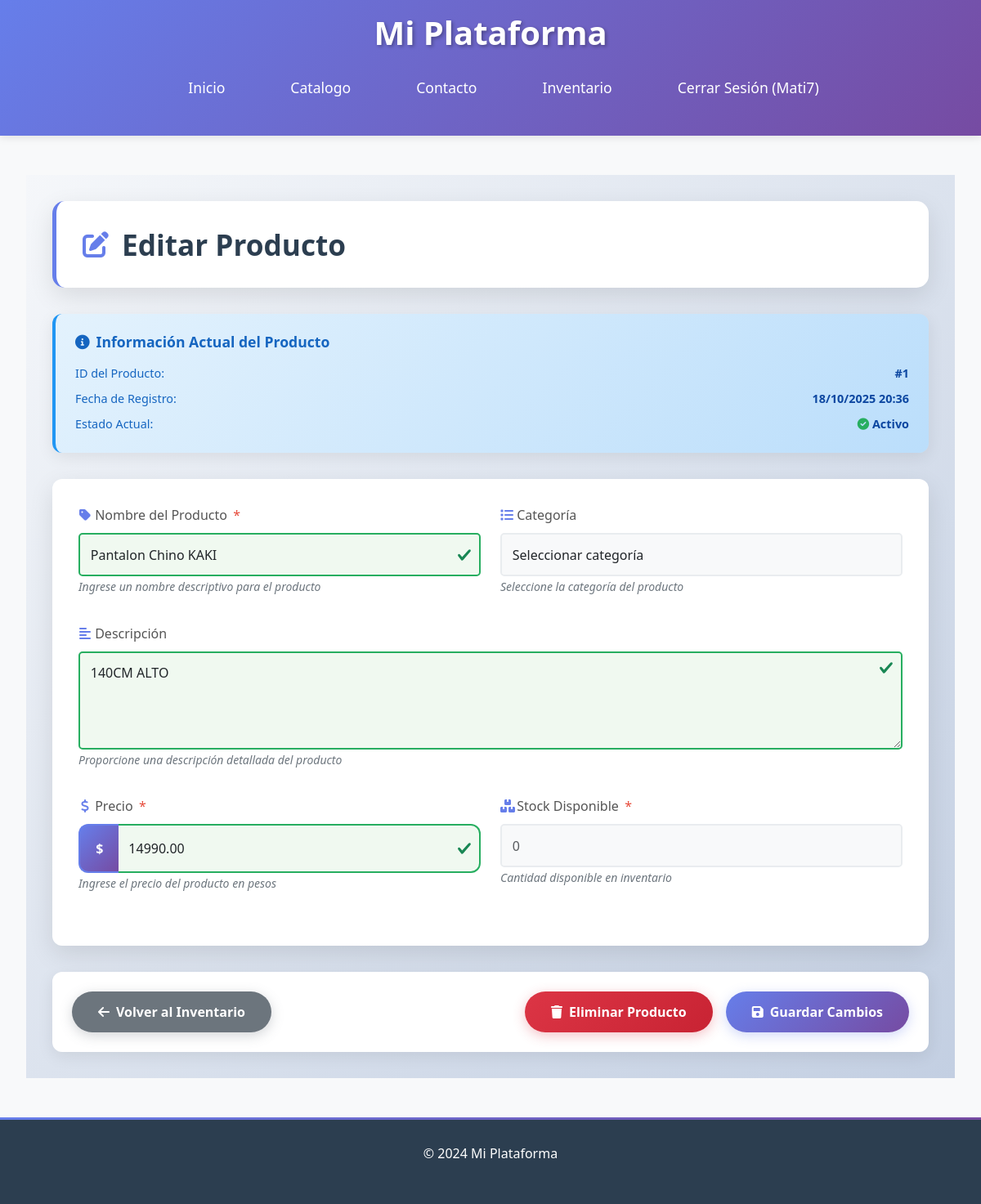
The page /panel/editar_producto/1/ (signed in) on the database its author committed.
### myapp_login/models.py (models this page shows)
class CustomUser(AbstractUser):
    class Meta:
        permissions = [
            ("InventarioView", "Permiso para ver el inventario"),
            ("CrearProductoView", "Permiso para crear productos"),
            ("EditarProductoView", "Permiso para editar productos"),
            ("EliminarProductoView", "Permiso para eliminar productos"),
        ]

### myapp/models.py (models this page shows, shortened)
class Producto(models.Model):
    nombre = models.CharField(max_length=100)
    descripcion = models.TextField()
    precio = models.DecimalField(max_digits=10, decimal_places=2)
    stock = models.IntegerField()
    fecha_creacion = models.DateTimeField(auto_now_add=True)

### myapp_login/views.py (the view, shortened to what this page needs)
# urls.py: path('editar_producto/<int:producto_id>/', views.editar_producto_view, name='editar_producto'),
def editar_producto_view(request, producto_id):
    resultado = verificar_login_permiso(request, 'myapp_login.EditarProductoView')
    if resultado:
        return resultado
    producto = get_object_or_404(Producto, id=producto_id)
    return render(request, 'editar_producto.html', {'producto': producto})

### myapp_login/mixins.py (called while the page is built)
def verificar_login_permiso(request, permiso_necesario):
    if not request.user.is_authenticated:
        return redirect('panel:login')
    if not request.user.has_perm(permiso_necesario):
        messages.error(request, "No tienes permiso para acceder a esta sección.")
        return redirect('index')  # Redirigir a la página principal u otra adecuada
    return None  # Indica que el usuario tiene acceso

### myapp_login/templates/editar_producto.html (shortened to what this page needs)
{% extends 'base.html' %}
{% load static %}
{% block extra_css %}
<link rel="stylesheet" href="{% static 'css/editar-producto.css' %}">
<link rel="stylesheet" href="https://cdnjs.cloudflare.com/ajax/libs/font-awesome/6.0.0/css/all.min.css">
{% endblock %}
{% block content %}
<div class="editar-container">
    <div class="container">
        <div class="editar-header">
            <h1 class="editar-title">
                <i class="fas fa-edit"></i>
                Editar Producto
            </h1>
        </div>
        <div class="producto-info-panel">
            <h3 class="producto-info-title">
                <i class="fas fa-info-circle"></i>
                Información Actual del Producto
            </h3>
            <div class="producto-info-item">
                <span class="producto-info-label">ID del Producto:</span>
                <span class="producto-info-value">#{{ producto.id }}</span>
            </div>
            <div class="producto-info-item">
                <span class="producto-info-label">Fecha de Registro:</span>
                <span class="producto-info-value">{{ producto.fecha_creacion|date:"d/m/Y H:i"|default:"No disponible" }}</span>
            </div>
            <div class="producto-info-item">
                <span class="producto-info-label">Estado Actual:</span>
                <span class="producto-info-value">
                    {% if producto.activo|default:True %}
                        <i class="fas fa-check-circle" style="color: #27ae60;"></i> Activo
                    {% else %}
                        <i class="fas fa-times-circle" style="color: #e74c3c;"></i> Inactivo
                    {% endif %}
                </span>
            </div>
        </div>
        <div class="formulario-container">
            <form method="post" id="editarProductoForm" novalidate>
                <div class="form-row">
                    <div class="form-group">
                        <label for="nombre" class="form-label">
                            <i class="fas fa-tag"></i>
                            Nombre del Producto
                            <span class="required">*</span>
                        </label>
                        <input type="text" id="nombre" name="nombre" class="form-control"
                               value="{{ producto.nombre }}" required
                               placeholder="Ej: Laptop Dell Inspiron">
                        <small class="form-text">Ingrese un nombre descriptivo para el producto</small>
                    </div>
                    <div class="form-group">
                        <label for="categoria" class="form-label">
                            <i class="fas fa-list"></i>
                            Categoría
                        </label>
                        <select id="categoria" name="categoria" class="form-control">
                            <option value="">Seleccionar categoría</option>
                        </select>
                        <small class="form-text">Seleccione la categoría del producto</small>
                    </div>
                </div>
                <div class="form-group">
                    <label for="descripcion" class="form-label">
                        <i class="fas fa-align-left"></i>
                        Descripción
                    </label>
                    <textarea id="descripcion" name="descripcion" class="form-control"
                              placeholder="Describe las características principales del producto...">{{ producto.descripcion }}</textarea>
                    <small class="form-text">Proporcione una descripción detallada del producto</small>
                </div>
                <div class="form-row">
                    <div class="form-group">
                        <label for="precio" class="form-label">
                            <i class="fas fa-dollar-sign"></i>
                            Precio
                            <span class="required">*</span>
                        </label>
                        <div class="input-group">
                            <span class="input-group-text">$</span>
                            <input type="number" id="precio" name="precio" class="form-control"
                                   value="{{ producto.precio }}" step="0.01" min="0" required
                                   placeholder="0.00">
                        </div>
                        <small class="form-text">Ingrese el precio del producto en pesos</small>
                    </div>
                    <div class="form-group">
                        <label for="cantidad" class="form-label">
                            <i class="fas fa-boxes"></i>
                            Stock Disponible
                            <span class="required">*</span>
                        </label>
                        <input type="number" id="cantidad" name="cantidad" class="form-control"
                               value="{{ producto.cantidad }}" min="0" required
                               placeholder="0">
                        <small class="form-text">Cantidad disponible en inventario</small>
                    </div>
                </div>
            </form>
        </div>
        <div class="controles-container">
            <a href="{% url 'panel:inventario' %}" class="btn btn-secondary">
                <i class="fas fa-arrow-left"></i>
                Volver al Inventario
            </a>
            <div style="display: flex; gap: 1rem;">
                <a href="{% url 'panel:eliminar_producto' producto.id %}" class="btn btn-danger"
                   onclick="return confirm('¿Está seguro de que desea eliminar este producto? Esta acción no se puede deshacer.')">
                    <i class="fas fa-trash"></i>
                    Eliminar Producto
                </a>
                <button type="submit" form="editarProductoForm" class="btn btn-primary" id="btnGuardar">
                    <i class="fas fa-save"></i>
                    Guardar Cambios
                </button>
            </div>
        </div>
    </div>
</div>
{% endblock %}

### myapp/templates/base.html (shortened to what this page needs)
{% load static %}
<!DOCTYPE html>
<html lang="es">
<head>
    <link rel="stylesheet" href="https://cdnjs.cloudflare.com/ajax/libs/font-awesome/6.0.0/css/all.min.css">
    <link href="https://cdn.jsdelivr.net/npm/bootstrap@5.3.0/dist/css/bootstrap.min.css" rel="stylesheet">
    <link rel="stylesheet" href="{% static 'css/styles.css' %}">
    {% block extra_css %}{% endblock %}
</head>
<body>
    <header>
        <h1>Mi Plataforma</h1>
        <nav>
            <ul>
                <li><a href="{% url 'index' %}">Inicio</a></li>
                <li><a href="#">Catalogo</a></li>
                <li><a href="{% url 'contacto' %}">Contacto</a></li>
                {% if user.is_authenticated %}
                <li><a href="{% url 'panel:inventario' %}">Inventario</a></li>
                {% endif %}
                {% if user.is_authenticated %}
                <li><a href="{% url 'panel:logout' %}">Cerrar Sesión ({{ user.username }})</a></li>
                {% else %}
                <li><a href="{% url 'panel:login' %}">Iniciar Sesión</a></li>
                <li><a href="{% url 'panel:register' %}">Registrarse</a></li>
                {% endif %}
            </ul>
        </nav>
    </header>
    <main>
        {% block content %}{% endblock %}
    </main>
    <footer>
        <p>&copy; {{ year|default:2024 }} Mi Plataforma</p>
    </footer>
</body>
</html>

### myapp/static/css/styles.css (style rules this page uses)
* { margin: 0; padding: 0; box-sizing: border-box; }
html { font-size: 16px; scroll-behavior: smooth; }
body { font-family: 'Segoe UI', Tahoma, Geneva, Verdana, sans-serif; line-height: 1.6; color: #333; background-color: #f8f9fa; min-height: 100vh; display: flex; flex-direction: column; }
header { background: linear-gradient(135deg, #667eea 0%, #764ba2 100%); color: white; padding: 1rem 0; box-shadow: 0 2px 10px rgba(0, 0, 0, 0.1); position: sticky; top: 0; z-index: 100; }
header h1 { text-align: center; font-size: 2.5rem; font-weight: 700; margin-bottom: 1rem; text-shadow: 2px 2px 4px rgba(0, 0, 0, 0.3); }
nav { max-width: 1200px; margin: 0 auto; padding: 0 2rem; }
nav ul { list-style: none; display: flex; justify-content: center; gap: 2rem; flex-wrap: wrap; }
nav li { position: relative; }
nav a { color: white; text-decoration: none; font-size: 1.1rem; font-weight: 500; padding: 0.8rem 1.5rem; border-radius: 25px; transition: all 0.3s ease; display: block; position: relative; overflow: hidden; }
nav a::before { content: ''; position: absolute; top: 0; left: -100%; width: 100%; height: 100%; background: rgba(255, 255, 255, 0.2); transition: left 0.3s ease; z-index: -1; }
main { flex: 1; max-width: 1200px; margin: 0 auto; padding: 3rem 2rem; width: 100%; }
footer { background-color: #2c3e50; color: white; text-align: center; padding: 2rem 0; margin-top: auto; position: relative; }
footer::before { content: ''; position: absolute; top: 0; left: 0; right: 0; height: 3px; background: linear-gradient(90deg, #667eea, #764ba2); }
footer p { font-size: 1rem; font-weight: 300; }
.container { max-width: 1200px; margin: 0 auto; padding: 0 2rem; }
.btn { display: inline-block; padding: 0.8rem 2rem; background: linear-gradient(135deg, #667eea 0%, #764ba2 100%); color: white; text-decoration: none; border-radius: 25px; font-weight: 500; transition: all 0.3s ease; border: none; cursor: pointer; font-size: 1rem; }
.form-group { margin-bottom: 1.5rem; }
.form-group label { display: block; margin-bottom: 0.5rem; font-weight: 500; color: #555; }
.form-group input, .form-group textarea, .form-group select { width: 100%; padding: 0.8rem; border: 2px solid #e9ecef; border-radius: 5px; font-size: 1rem; transition: border-color 0.3s ease; }

### rows shown on the page
CustomUser: username "Mati7"
Producto: id "1", fecha_creacion "18/10/2025 20:36", nombre "Pantalon Chino KAKI", descripcion "140CM ALTO", precio "14990.00"

### other values the page prints
{{ year|default:2024 }} "2024"
